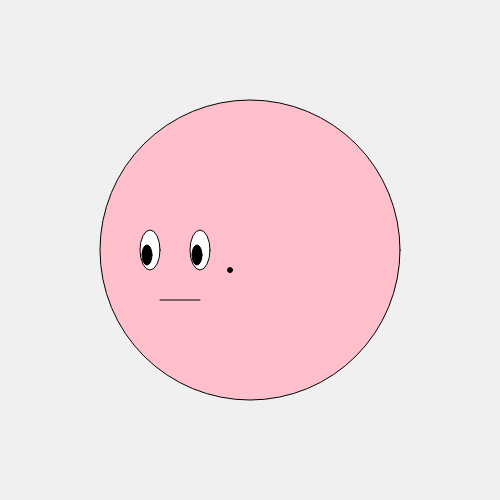
Frame 1 (no input)
Frame 60 (no input): identical to frame 1, image omitted
Frame 120 (the mouse pressed at the canvas centre since frame 60): identical to frame 1, image omitted

The p5.js sketch that drew this single still picture (run headless with seeded random() and noise() and a simulated clock; from frame 60 on, the mouse is pressed at the canvas centre):

// p5.js sketch
// ── sketch.js
function setup() {
  createCanvas(500, 500);
}

function draw() {
  background(240);
  fill("pink");
  stroke(0,0,0);
  circle(250, 250, 300);

  fill(255, 255, 255);
  ellipse(150, 250, 20, 40);
  fill(0, 0, 0);
  ellipse(147, 255, 10, 20);
 
  fill(255, 255, 255);
  ellipse(200, 250, 20, 40);
  fill(0, 0, 0);
  ellipse(197, 255, 10, 20);

  line(160, 300, 200, 300);


  circle(230, 270, 5);

}
